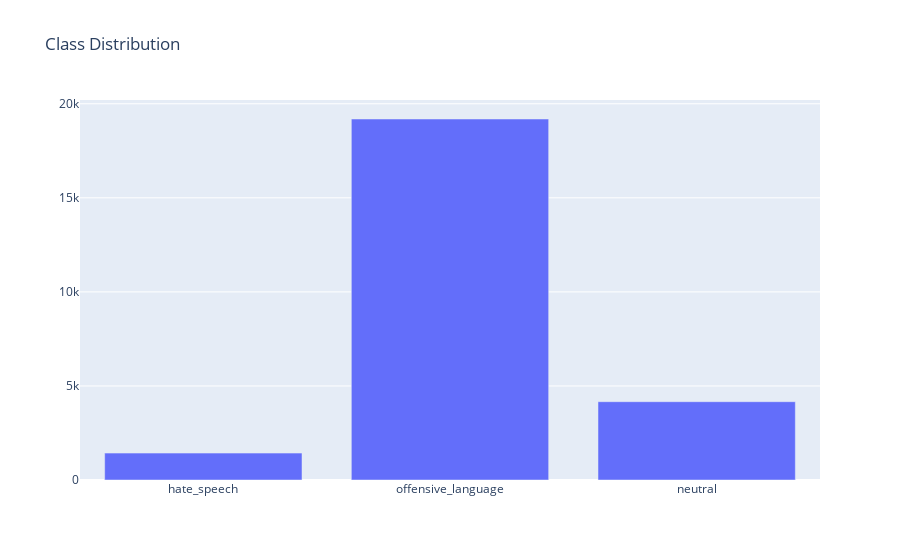

This figure's notebook cell:
### Code cell
"""Checking if data is balanced between the 3 classes - hate_speech, offensive and neutral"""

hate = len(df[df['class'] == 0])
off = len(df[df['class'] == 1])
neu = len(df[df['class'] == 2])
dist = [
    graph_objs.Bar(
        x=["hate_speech","offensive_language","neutral"],
        y=[hate, off, neu],
)]
plotly.offline.iplot({"data":dist, "layout":graph_objs.Layout(title="Class Distribution")})

### Figure 1 — Plotly figure (JSON) as saved in the notebook; plotly's stock layout.template omitted (floating-point values rounded to 4 significant figures)
{"data": [{"type": "bar", "x": ["hate_speech", "offensive_language", "neutral"], "y": [1430, 19190, 4163]}], "layout": {"title": {"text": "Class Distribution"}}}
